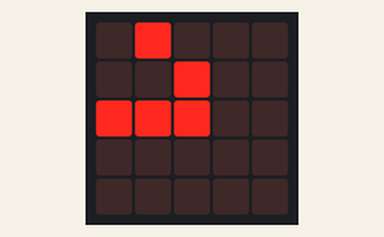
This program was run on a simulated BBC micro:bit running MicroPython. On the bench: the board's 5×5 LED display. What the program prints to the serial console is not drawn.

Above: at 0.1 s.
At 1.1 s:
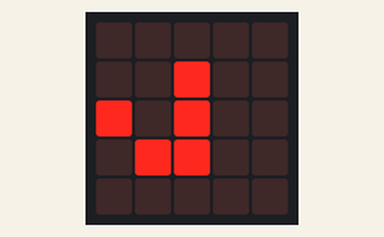
At 2.7 s:
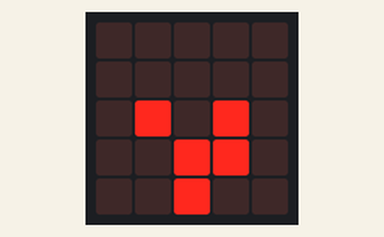
At 5.3 s:
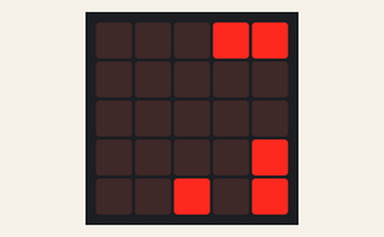
At 7.9 s:
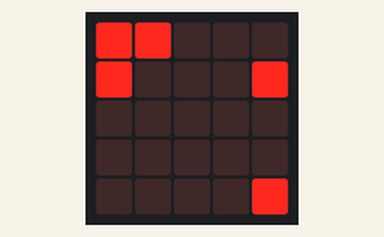
At 11.0 s:
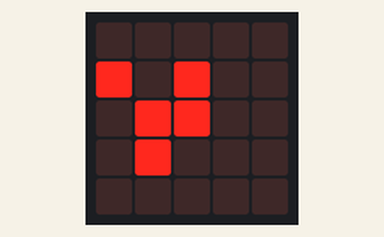

Measured:
- by itself, everything shown: repeats every 10.4 s, in 20 steps
- what the display in image 1 shows lasts 0.5 s, from 1.1 s to 1.6 s

The program:

golglider2.py
```python
from microbit import *

oldWorld = Image("09000:"
                 "00900:"
                 "99900:"
                 "00000:"
                 "00000:")

newWorld = Image()

def getneighbors(x,y):
    n=0
    for i in range(-1,2):
        for j in  range(-1,2):
            n += oldWorld.get_pixel((i+x+5)%5,(j+y+5)%5)

    n-=oldWorld.get_pixel(x,y)
    return n

while True:
    display.show(oldWorld)
    for x in range(0,5):
        for y in range(0,5):
            print("x",x,"y",y,oldWorld.get_pixel(x,y))
            neigh = getneighbors(x,y)
            print(x,y,neigh)
            if oldWorld.get_pixel(x,y)==9 and neigh < 2*9:
                newWorld.set_pixel(x,y,0)
            elif oldWorld.get_pixel(x,y)==9 and neigh > 3*9:
                newWorld.set_pixel(x,y,0)
            elif oldWorld.get_pixel(x,y)==0 and neigh==3*9:
                newWorld.set_pixel(x,y,9)
            else:
                newWorld.set_pixel(x,y,oldWorld.get_pixel(x,y))

    sleep(500)
    display.clear()
    display.show(newWorld)
    oldWorld = newWorld.copy()
    newWorld.fill(0)
```
